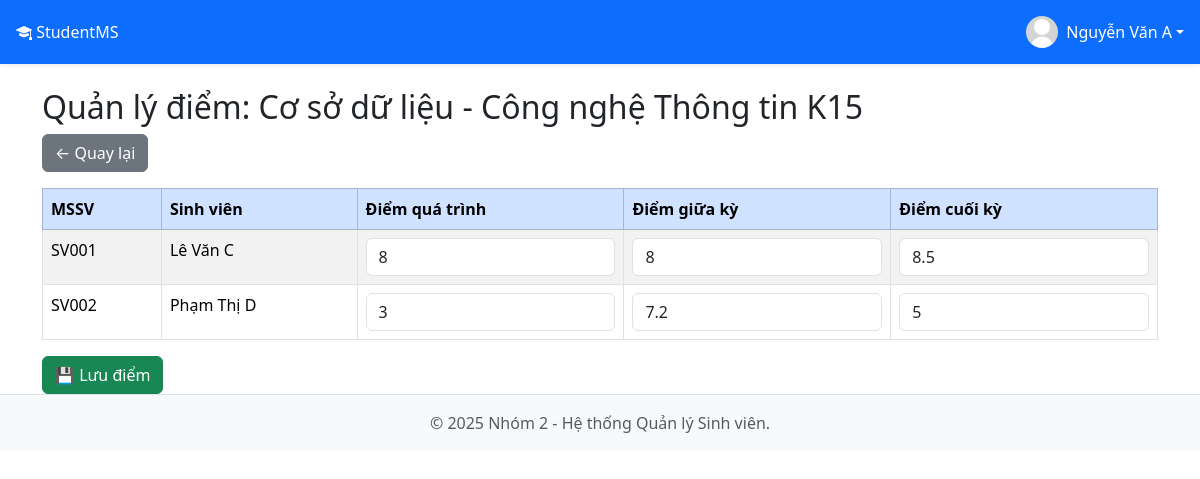
The page /lecturer/grades.php?phan_cong_id=1 (signed in) on the database its author committed.
### tables this page shows
CREATE TABLE IF NOT EXISTS `users` (
  `id` int NOT NULL AUTO_INCREMENT,
  `username` varchar(50) NOT NULL,
  `password` varchar(255) NOT NULL,
  `role` enum('admin','lecturer','student') NOT NULL,
  `email` varchar(255) NOT NULL,
  `full_name` varchar(255) NOT NULL,
  `phone` varchar(20) DEFAULT NULL,
  `address` text,
  `gender` enum('Nam','Nữ','Khác') DEFAULT NULL,
  `birthday` date DEFAULT NULL,
  `avatar` varchar(255) DEFAULT 'default.png',
  `lop_hoc_id` int DEFAULT NULL,
  PRIMARY KEY (`id`),
  UNIQUE KEY `username` (`username`),
  UNIQUE KEY `email` (`email`),
  KEY `lop_hoc_id` (`lop_hoc_id`)
);

CREATE TABLE IF NOT EXISTS `mon_hoc` (
  `id` int NOT NULL AUTO_INCREMENT,
  `ma_mon` varchar(20) NOT NULL,
  `ten_mon` varchar(255) NOT NULL,
  `so_tin_chi` int NOT NULL,
  `khoa_id` int NOT NULL,
  PRIMARY KEY (`id`),
  UNIQUE KEY `ma_mon` (`ma_mon`),
  KEY `khoa_id` (`khoa_id`)
);

CREATE TABLE IF NOT EXISTS `lop_hoc` (
  `id` int NOT NULL AUTO_INCREMENT,
  `ma_lop` varchar(50) NOT NULL,
  `ten_lop` varchar(255) NOT NULL,
  `khoa_id` int NOT NULL,
  PRIMARY KEY (`id`),
  UNIQUE KEY `ma_lop` (`ma_lop`),
  KEY `khoa_id` (`khoa_id`)
);

CREATE TABLE IF NOT EXISTS `diem` (
  `id` int NOT NULL AUTO_INCREMENT,
  `student_id` int NOT NULL,
  `subject_id` int NOT NULL,
  `phan_cong_id` int NOT NULL,
  `diem_qua_trinh` float DEFAULT NULL,
  `diem_giua_ky` float DEFAULT NULL,
  `diem_cuoi_ky` float DEFAULT NULL,
  PRIMARY KEY (`id`),
  KEY `student_id` (`student_id`),
  KEY `subject_id` (`subject_id`),
  KEY `phan_cong_id` (`phan_cong_id`)
);

### includes/session.php (called while the page is built, shortened)
<?php
require_once dirname(__DIR__) . '/config/db.php';
$user_id = $_SESSION['user_id'];
$stmt = $pdo->prepare("SELECT * FROM users WHERE id = :id");
$stmt->execute(['id' => $user_id]);
$current_user = $stmt->fetch();
?>

### lecturer/grades.php (the view, shortened to what this page needs)
<?php
require_once '../includes/session.php';
require_once '../config/db.php';
$phan_cong_id = (int)$_GET['phan_cong_id'];
$stmt = $pdo->prepare("
    SELECT
        u.id AS student_id,
        u.username,            -- ← LẤY MSSV
        u.full_name,
        d.id AS diem_id,
        d.diem_qua_trinh,
        d.diem_giua_ky,
        d.diem_cuoi_ky
    FROM users u
    JOIN lop_hoc lh ON u.lop_hoc_id = lh.id
    JOIN phan_cong pc ON pc.lop_hoc_id = lh.id
    LEFT JOIN diem d ON d.student_id = u.id AND d.phan_cong_id = pc.id
    WHERE pc.id = ? AND u.role = 'student'
    ORDER BY u.full_name
");
$stmt->execute([$phan_cong_id]);
$students = $stmt->fetchAll();
$info = $pdo->prepare("
    SELECT mh.ten_mon, lh.ten_lop
    FROM phan_cong pc
    JOIN mon_hoc mh ON pc.subject_id = mh.id
    JOIN lop_hoc lh ON pc.lop_hoc_id = lh.id
    WHERE pc.id = ?
");
$info->execute([$phan_cong_id]);
$course = $info->fetch();
require_once '../includes/header.php';
?>
<div class="container mt-4">
    <h2>Quản lý điểm: <?= htmlspecialchars($course['ten_mon'] ?? 'Môn học') ?> - <?= htmlspecialchars($course['ten_lop'] ?? 'Lớp') ?></h2>
    <a href="index.php" class="btn btn-secondary mb-3">← Quay lại</a>
    <?php if (empty($students)): ?>
        <div class="alert alert-warning">Không có sinh viên trong lớp này.</div>
    <?php else: ?>
        <form method="POST" action="save_grades.php">
            <div class="table-responsive">
                <table class="table table-bordered table-striped">
                    <thead class="table-primary">
                        <tr>
                            <th>MSSV</th>
                            <th>Sinh viên</th>
                            <th>Điểm quá trình</th>
                            <th>Điểm giữa kỳ</th>
                            <th>Điểm cuối kỳ</th>
                        </tr>
                    </thead>
                    <tbody>
                        <?php foreach ($students as $s): ?>
                        <tr>
                            <td><?= htmlspecialchars($s['username']) ?></td>
                            <td><?= htmlspecialchars($s['full_name']) ?></td>
                            <td>
                                <input type="number" step="0.1" min="0" max="10"
                                       name="grades[<?= $s['student_id'] ?>][diem_qua_trinh]"
                                       value="<?= $s['diem_qua_trinh'] !== null ? htmlspecialchars($s['diem_qua_trinh']) : '' ?>"
                                       class="form-control">
                            </td>
                            <td>
                                <input type="number" step="0.1" min="0" max="10"
                                       name="grades[<?= $s['student_id'] ?>][diem_giua_ky]"
                                       value="<?= $s['diem_giua_ky'] !== null ? htmlspecialchars($s['diem_giua_ky']) : '' ?>"
                                       class="form-control">
                            </td>
                            <td>
                                <input type="number" step="0.1" min="0" max="10"
                                       name="grades[<?= $s['student_id'] ?>][diem_cuoi_ky]"
                                       value="<?= $s['diem_cuoi_ky'] !== null ? htmlspecialchars($s['diem_cuoi_ky']) : '' ?>"
                                       class="form-control">
                            </td>
                        </tr>
                        <?php endforeach; ?>
                    </tbody>
                </table>
            </div>
            <button type="submit" class="btn btn-success">💾 Lưu điểm</button>
        </form>
    <?php endif; ?>
</div>
<?php require_once '../includes/footer.php'; ?>

### includes/header.php (shortened to what this page needs)
<?php
$base_url = '/QuanLiSinhVien/';
?>
<!DOCTYPE html>
<html lang="vi">
<head>
    <link href="https://cdn.jsdelivr.net/npm/bootstrap@5.3.3/dist/css/bootstrap.min.css" rel="stylesheet">
    <link rel="stylesheet" href="https://cdn.jsdelivr.net/npm/bootstrap-icons@1.11.3/font/bootstrap-icons.min.css">
    <link rel="stylesheet" href="<?php echo $base_url; ?>assets/css/style.css">
</head>
<body>
<header class="navbar navbar-dark sticky-top bg-primary p-0 shadow-sm py-2">
    <a class="navbar-brand col-md-3 col-lg-2 me-0 px-3 fs-6" href="<?php echo $base_url; ?>index.php">
        <i class="bi bi-mortarboard-fill"></i> StudentMS
    </a>
    <ul class="navbar-nav flex-row ms-auto me-3">
        <?php if (isset($_SESSION['user_id'])): ?>
            <li class="nav-item dropdown">
                <a class="nav-link dropdown-toggle text-white d-flex align-items-center" href="#" id="navbarDropdown" role="button" data-bs-toggle="dropdown" aria-expanded="false">
                    <img src="<?php echo $base_url . 'assets/images/avatars/' . (isset($current_user['avatar']) ? htmlspecialchars($current_user['avatar']) : 'default.png'); ?>"
                         alt="Avatar" class="rounded-circle me-2" style="width: 32px; height: 32px; object-fit: cover;">
                    <span class="d-none d-sm-inline"><?php echo isset($_SESSION['full_name']) ? htmlspecialchars($_SESSION['full_name']) : 'Tài khoản'; ?></span>
                </a>
            </li>
        <?php else: ?>
            <li class="nav-item"><a class="nav-link px-3 text-white" href="<?php echo $base_url; ?>login.php">Đăng nhập</a></li>
        <?php endif; ?>
    </ul>
</header>

### assets/css/style.css (style rules this page uses)
.navbar-brand { padding-top: .75rem; padding-bottom: .75rem; font-size: 1rem; }

### rows shown on the page
users: avatar (placeholder picture)
mon_hoc: ten_mon "Cơ sở dữ liệu", lop_hoc.ten_lop "Công nghệ Thông tin K15"
diem: student.username "SV001", student.full_name "Lê Văn C", diem_qua_trinh "8", diem_giua_ky "8", diem_cuoi_ky "8.5"
diem: student.username "SV002", student.full_name "Phạm Thị D", diem_qua_trinh "3", diem_giua_ky "7.2", student+diem_cuoi_ky "5"

### other values the page prints
$_SESSION['full_name'] "Nguyễn Văn A"
